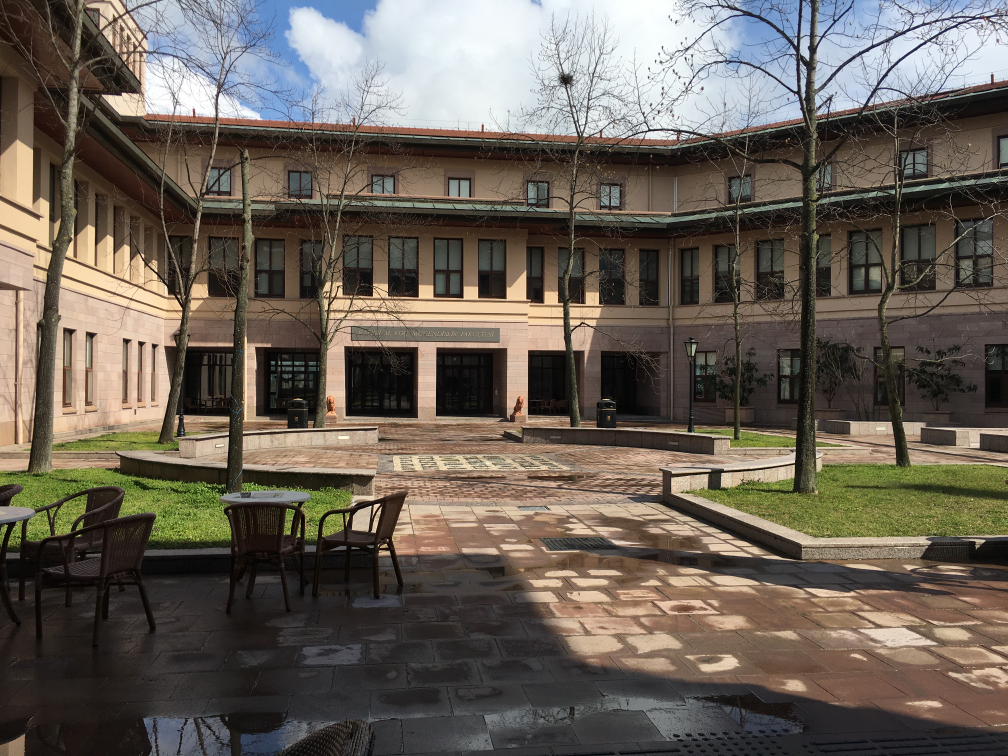
#> input picture data/TestImages/IMG-1121.JPG, 4032 x 3024 px, found by its file name (shown at 1/4 size); its folder holds only this picture in this run
$ jupyter execute --allow-errors ImageSeparationPMF.ipynb
#> lines starting #> are read from the running program, lines starting #| are printed output that depends on the picture
### src/utils.py
import itertools
import logging
import math
import os
from time import time

import matplotlib as mpl
import matplotlib.pyplot as plt
import mne
import numpy as np
import pylab as pl
import pypoman
import scipy
from IPython.display import Latex, Math, clear_output, display
from matplotlib.pyplot import draw, plot, show
from mne.preprocessing import ICA
from numba import jit, njit
from numpy.linalg import det
from scipy import linalg, signal
from scipy.spatial import ConvexHull, Delaunay
from scipy.stats import chi2, dirichlet, invgamma, t
from tqdm import tqdm

############################ UTILITY FUNCTIONS ######################################

# class Timer:
#     # It requires import time whereas in this script we have "from time import time"
#     # A simple timer class for performance profiling
#     # Taken from https://github.com/flatironinstitute/online_psp/blob/master/online_psp/online_psp_simulations.py
#     """
#     Usage:
#     with Timer() as t:
#         DO SOMETHING HERE
#     print('Above (DO SOMETHING HERE) took %f sec.' % (t.interval))
#     """
#     def __enter__(self):
#         self.start = time.perf_counter()
#         return self

#     def __exit__(self, *args):
#         self.end = time.perf_counter()
#         self.interval = self.end - self.start


# [87 lines left out: functions fobi, whiten_signal, whiten_input, not called in this run]


def ZeroOneNormalizeData(data):
    return (data - np.min(data)) / (np.max(data) - np.min(data))


# [6 lines left out: function ZeroOneNormalizeColumns, not called in this run]


def ProjectOntoLInfty(X):
    return X * (X >= -1.0) * (X <= 1.0) + (X > 1.0) * 1.0 - 1.0 * (X < -1.0)


# [50 lines left out: functions Subplot_gray_images, subplot_1D_signals, plot_convergence_plot, not called in this run]


def outer_prod_broadcasting(A, B):
    """Broadcasting trick."""
    return A[..., None] * B[:, None]


# [17 lines left out: function find_permutation_between_source_and_estimation, not called in this run]


def signed_and_permutation_corrected_sources(S, Y):
    perm = find_permutation_between_source_and_estimation(S, Y)
    return (np.sign((Y[perm, :] * S).sum(axis=1))[:, np.newaxis]) * Y[perm, :]
    # return np.sign((Y[perm,:] * S).sum(axis = 0)) * Y[perm,:]


# [29 lines left out: function ProjectRowstoL1NormBall, not called in this run]


def display_matrix(array):
    data = ""
    for line in array:
        if len(line) == 1:
            data += " %.3f &" % line + r" \\\n"
            continue
        for element in line:
            data += " %.3f &" % element
        data += r" \\" + "\n"
    display(Math("\\begin{bmatrix} \n%s\\end{bmatrix}" % data))


# Calculate SIR Function
# [373 lines left out: functions CalculateSIR, CalculateSINR, CalculateSINRjit, psnr, snr, snr_jit and 8 more, not called in this run]

### Simulations/ImageSeparation/ImageSeparationPMF.ipynb
[cell 1]
import numpy as np
import matplotlib.pyplot as plt
from matplotlib.pyplot import plot, draw, show, ion
import matplotlib.image as mpimg
import cv2
import scipy.io
from tqdm import tqdm

# from scipy.stats import ortho_group

from pmf import *
from utils import *
from numba import njit
import os
import warnings
warnings.filterwarnings("ignore")
np.random.seed(250)

[cell 2]
def Subplot_RGB_images(I, imsize = [3240, 4320], height = 15, width = 15, title = ''):
    n_images = I.shape[0]
    Im = [I[i,:].reshape(imsize[0],imsize[1],3) for i in range(I.shape[0])]
    fig, ax = plt.subplots(1,n_images, figsize = (25,50))
    fig.suptitle(title)
    fig.set_figheight(height)
    fig.set_figwidth(width)
    for i in range(n_images):
        ax[i].imshow(Im[i])
        ax[i].axes.xaxis.set_visible(False)
        ax[i].axes.yaxis.set_visible(False)
    plt.subplots_adjust(right=0.97,\
                    left=0.03,\
                    bottom=0.03,\
                    top=0.97,\
                    wspace=0.1,\
                    hspace=0.1)
    plt.draw()

[cell 3]
image_paths = 'TestImages'
images = []
for im_dir in os.listdir(image_paths):
    try:
        images.append(mpimg.imread(os.path.join(image_paths,im_dir)))
    except:
        pass
images = np.array(images)

[cell 4]
small_images = np.zeros((images.shape[0],324* 432* 3))
small_to_large_image_size_ratio = 0.1
for i in range(images.shape[0]):
    small_img = cv2.resize(images[i], # original image
                           (0,0), # set fx and fy, not the final size
                           fx=small_to_large_image_size_ratio,
                           fy=small_to_large_image_size_ratio,
                           interpolation=cv2.INTER_NEAREST)
    if small_img.shape[0] == 302:
        small_img = cv2.resize(small_img, (0,0), fx = 432/403, fy = 324/302)
    print(small_img.shape)
    small_images[i] = small_img.reshape(-1,)/255
#> this loop made 1 pass
#> pass 1, `small_img = cv2.resize(images[i],`:
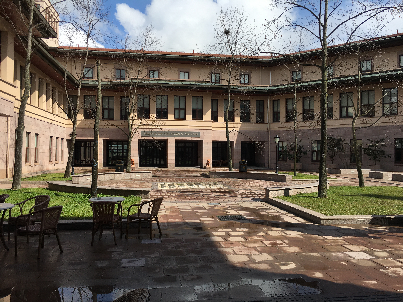
#> small_img: shape (302, 403, 3); mean of channels 0, 1, 2 105.8, 97.2, 87.5; drawn as R, G, B
#> pass 1, `small_img = cv2.resize(small_img, (0,0), fx = 432/403, fy = 324/302)`:
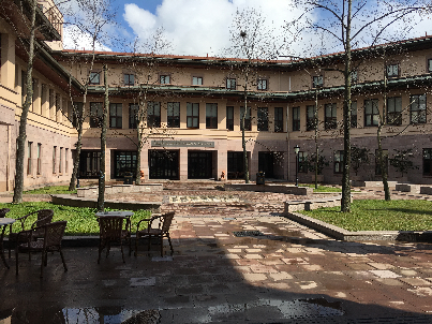
#> small_img: shape (324, 432, 3); mean of channels 0, 1, 2 105.6, 97.1, 87.4; drawn as R, G, B

small_images.shape
#> Out = (1, 419904)

[cell 5]
S = small_images.copy()
Subplot_RGB_images(S, imsize = [324,432], height = 4, width = 18)
#> in Subplot_RGB_images, `Im = [I[i,:].reshape(imsize[0],imsize[1],3) for i in range(I.shape[0])]`: Im = 1 item
#> (the call stopped at in Subplot_RGB_images, `fig, ax = plt.subplots(1,n_images, figsize = (25,50))`: IPython is not available in this run)
#> (the rest of this cell did not finish here and is left out)

#> after the loop in display_matrix, `for line in array:`: data = ''
# plt.savefig('Original_Images3.pdf', format = 'pdf', dpi = 1500)

#> (a cell that did not finish here is left out)

[cell 7]
np.random.seed(50)
NumberofMixtures = 5
NumberofSources = 3
# S_ = 2 * S - 1
INPUT_STD = 0.28
A = np.random.standard_normal(size=(NumberofMixtures,NumberofSources))
# A = np.random.uniform(size=(NumberofMixtures,NumberofSources))
#> (the rest of this cell did not finish here and is left out)

#> (a cell that did not finish here is left out)

[cell 9]
from time import time

[cell 10]
batch_size = 40000
#> (the rest of this cell did not finish here and is left out)

#> (a cell that did not finish here is left out)

#> (a cell that did not finish here is left out)

#> (a cell that did not finish here is left out)

#> (a cell that did not finish here is left out)

[cell 15]
S.shape
#> Out = (1, 419904)

$ run again, on data/TestImages/IMG_1126.JPG
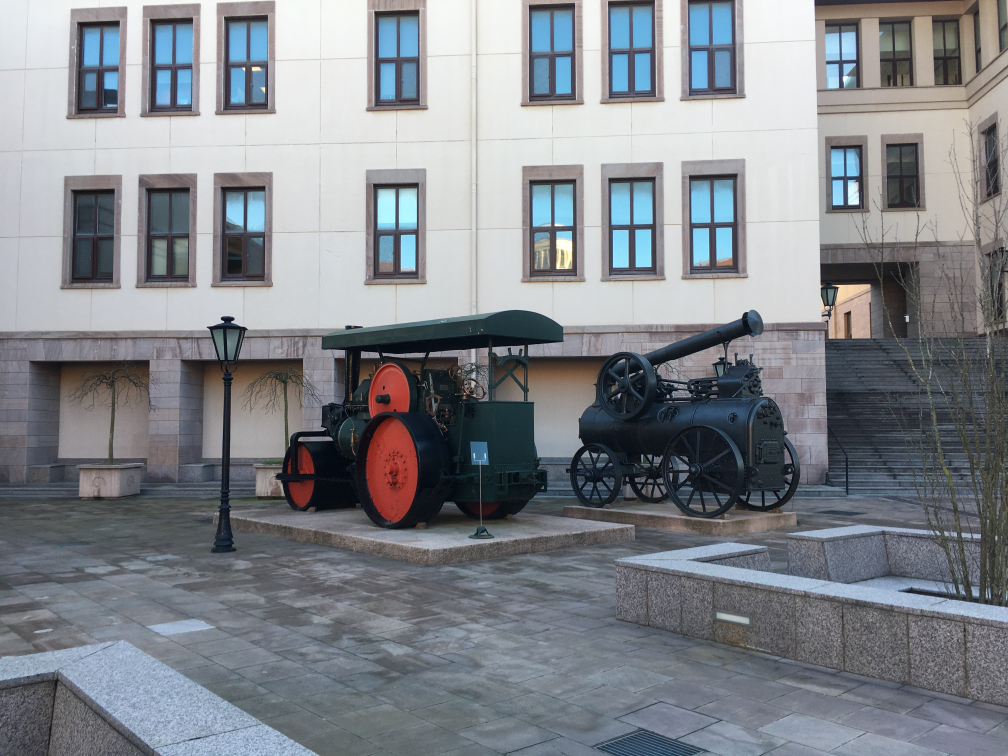
#> input picture data/TestImages/IMG_1126.JPG, 4032 x 3024 px, found by its file name (shown at 1/4 size)
#> the loop `for i in range(images.shape[0]):` made 1 pass
#> pass 1, `small_img = cv2.resize(images[i],`:
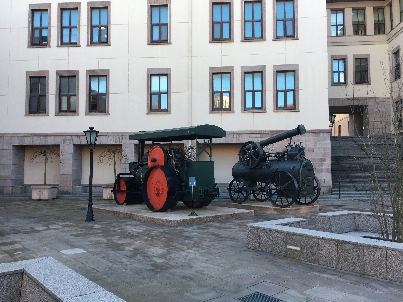
#> small_img: shape (302, 403, 3); mean of channels 0, 1, 2 129.7, 133.5, 139.3; drawn as R, G, B
#> pass 1, `small_img = cv2.resize(small_img, (0,0), fx = 432/403, fy = 324/302)`:
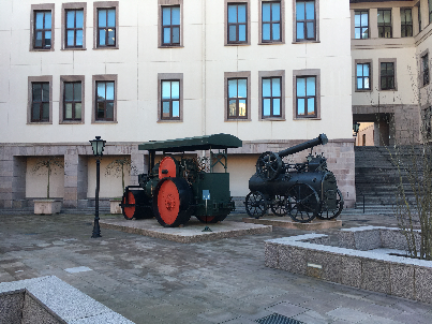
#> small_img: shape (324, 432, 3); mean of channels 0, 1, 2 129.6, 133.4, 139.2; drawn as R, G, B
#> Im = 1 item
#> after the loop in display_matrix, `for line in array:`: data = ''

$ run again, on data/TestImages/IMG_1133.JPG
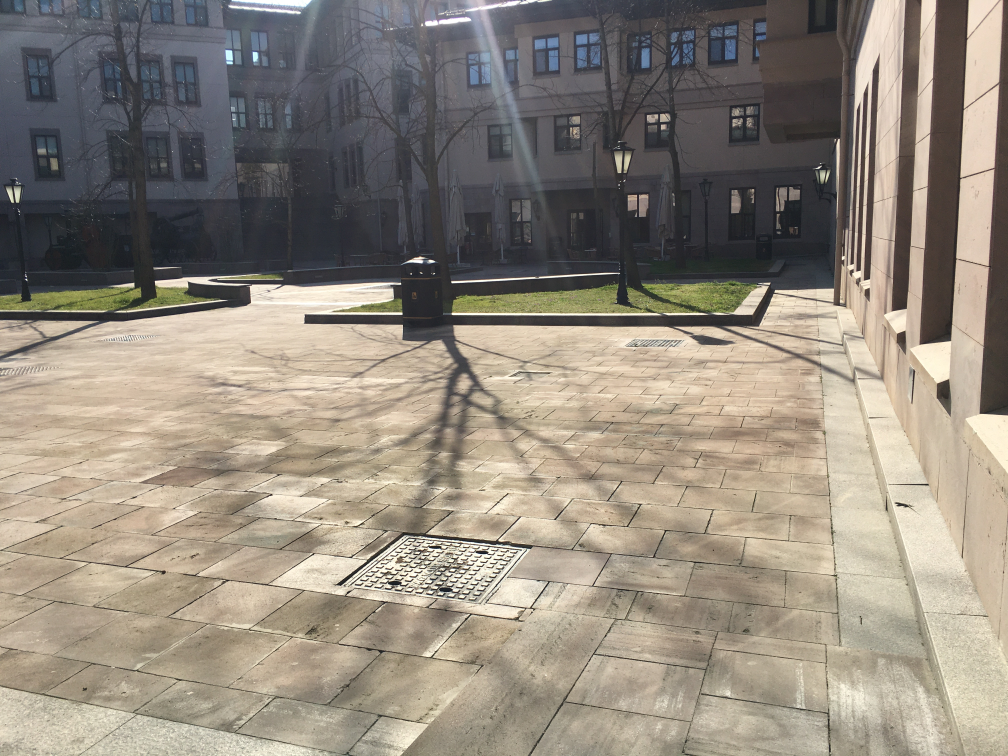
#> input picture data/TestImages/IMG_1133.JPG, 4032 x 3024 px, found by its file name (shown at 1/4 size)
#> the loop `for i in range(images.shape[0]):` made 1 pass
#> pass 1, `small_img = cv2.resize(images[i],`:
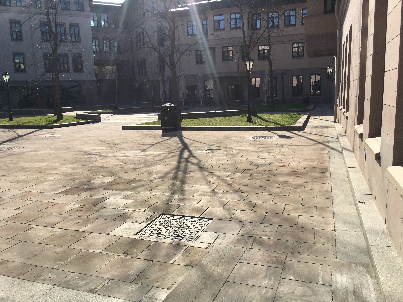
#> small_img: shape (302, 403, 3); mean of channels 0, 1, 2 145.9, 137.3, 125.5; drawn as R, G, B
#> pass 1, `small_img = cv2.resize(small_img, (0,0), fx = 432/403, fy = 324/302)`:
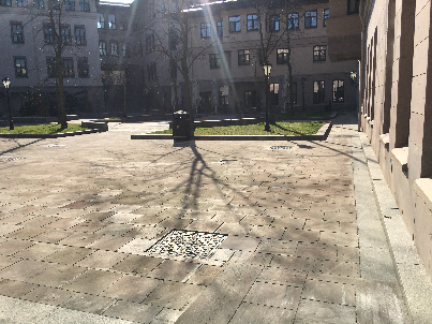
#> small_img: shape (324, 432, 3); mean of channels 0, 1, 2 145.7, 137.1, 125.4; drawn as R, G, B
#> Im = 1 item
#> after the loop in display_matrix, `for line in array:`: data = ''

$ run again, on data/TestImages/IMG_1134.JPG
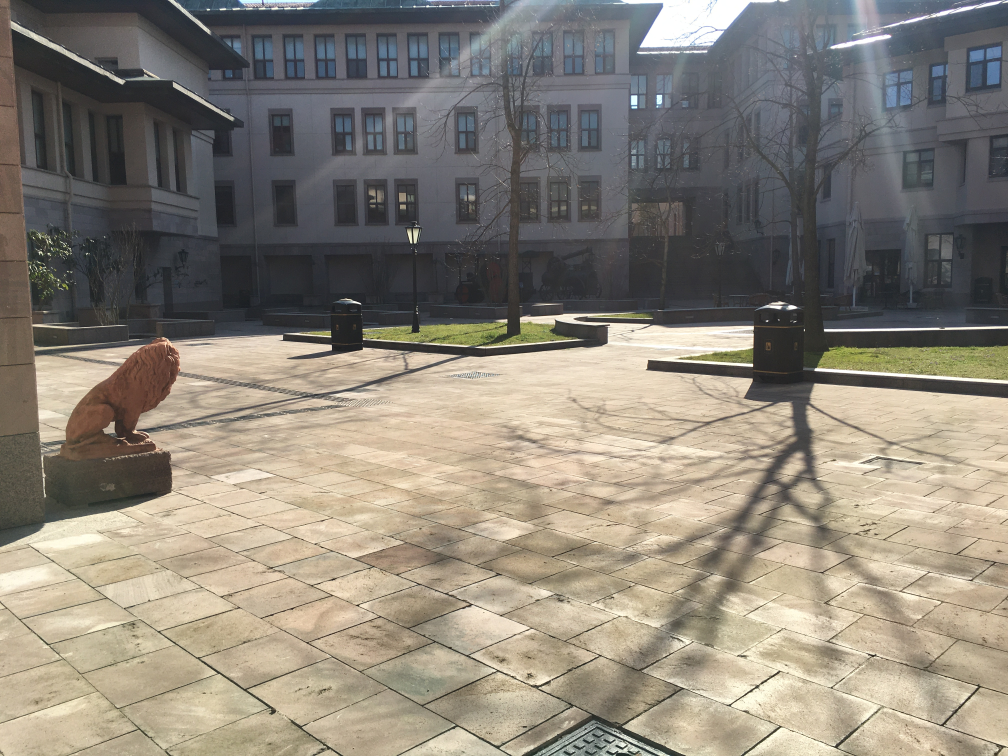
#> input picture data/TestImages/IMG_1134.JPG, 4032 x 3024 px, found by its file name (shown at 1/4 size)
#> the loop `for i in range(images.shape[0]):` made 1 pass
#> pass 1, `small_img = cv2.resize(images[i],`:
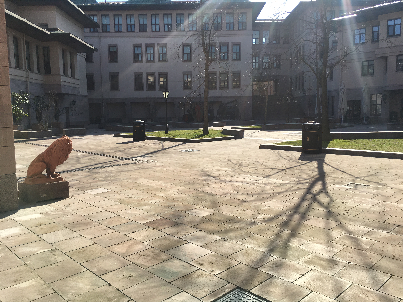
#> small_img: shape (302, 403, 3); mean of channels 0, 1, 2 139.1, 132.3, 121; drawn as R, G, B
#> pass 1, `small_img = cv2.resize(small_img, (0,0), fx = 432/403, fy = 324/302)`:
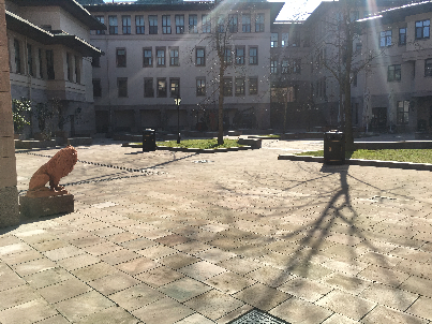
#> small_img: shape (324, 432, 3); mean of channels 0, 1, 2 139, 132.1, 120.9; drawn as R, G, B
#> Im = 1 item
#> after the loop in display_matrix, `for line in array:`: data = ''

$ run again, on data/TestImages/IMG-1122.JPG
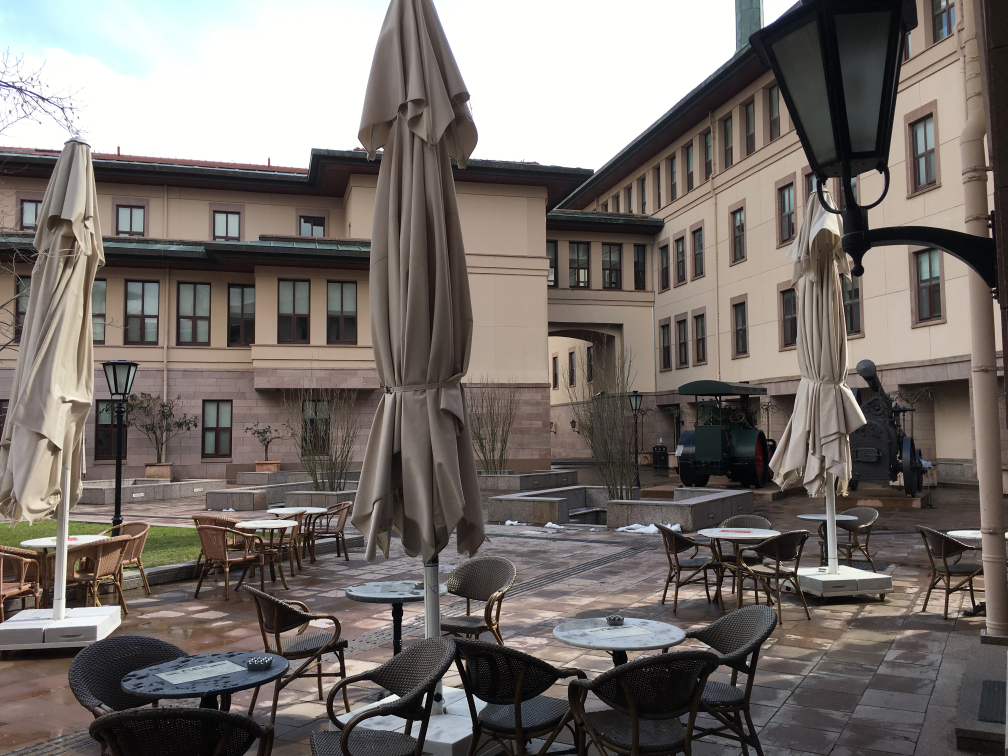
#> input picture data/TestImages/IMG-1122.JPG, 4032 x 3024 px, found by its file name (shown at 1/4 size)
#> the loop `for i in range(images.shape[0]):` made 1 pass
#> pass 1, `small_img = cv2.resize(images[i],`:
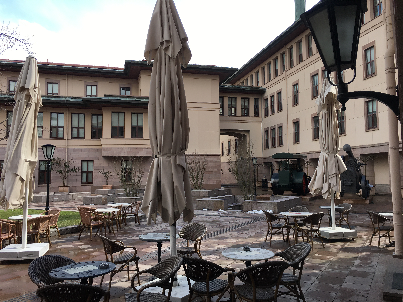
#> small_img: shape (302, 403, 3); mean of channels 0, 1, 2 118.7, 111.7, 107.3; drawn as R, G, B
#> pass 1, `small_img = cv2.resize(small_img, (0,0), fx = 432/403, fy = 324/302)`:
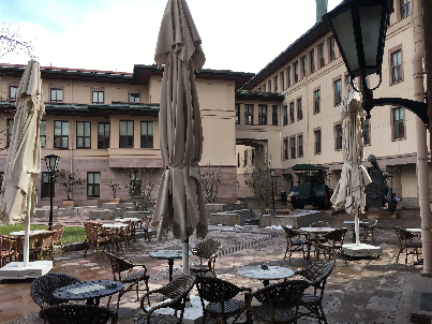
#> small_img: shape (324, 432, 3); mean of channels 0, 1, 2 118.5, 111.6, 107.2; drawn as R, G, B
#> Im = 1 item
#> after the loop in display_matrix, `for line in array:`: data = ''
